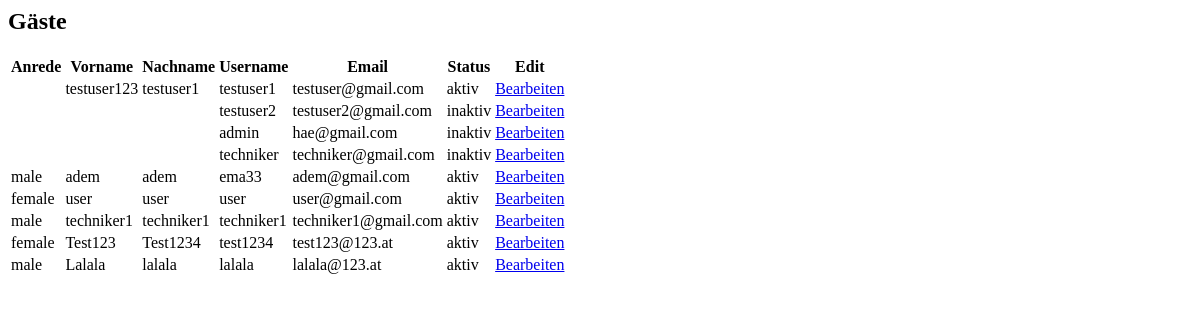
/userAdministration.php, run on an earlier commit of the app's database.
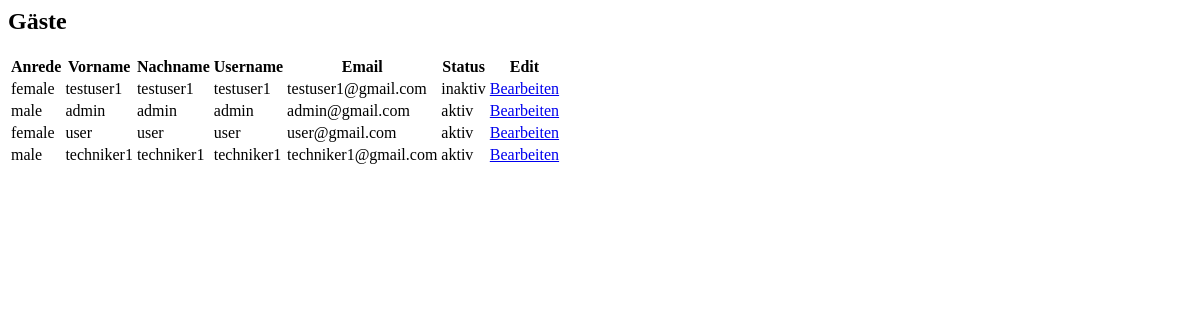
And on a later commit of the database.
### tables this page shows
CREATE TABLE `users` (
  `id` int(11) NOT NULL,
  `username` varchar(50) NOT NULL,
  `gender` varchar(15) DEFAULT NULL,
  `firstname` varchar(60) NOT NULL,
  `lastname` varchar(60) NOT NULL,
  `password` char(60) NOT NULL,
  `email` varchar(100) NOT NULL,
  `role` varchar(25) NOT NULL,
  `state` tinyint(1) NOT NULL
);

### userAdministration.php (the view)
<body>
    <div class = "container">
<?php
require_once ('dbaccess.php');
$sql = "SELECT * FROM users";
$result = $db_obj->query($sql);
echo "<h2>Gäste</h2>";
echo "<table class='table table-stripe'>";
echo "<tr>";
        echo "<th>Anrede</th>";
        echo "<th>Vorname</th>";
        echo "<th>Nachname</th>";
        echo "<th>Username</th>";
        echo "<th>Email</th>";
        echo "<th>Status</th>";
        echo "<th>Edit</th>";
    echo "</tr>";
while ($row = $result->fetch_assoc()) {
    $currState = $row['state'];
    if($currState=='0') {
        $currState = "aktiv";
    } elseif($currState=='1') {
        $currState = "inaktiv";
    }
    echo "<tr>";
        echo "<td>" . $row['gender'] . "</td>";
        echo "<td>" . $row['firstname'] . "</td>";
        echo "<td>" . $row['lastname'] . "</td>";
        echo "<td>" . $row['username'] . "</td>";
        echo "<td>" . $row['email'] . "</td>";
        echo "<td>" .  $currState . "</td>";
        echo "<td><a href=\"userEdit.php?id=". $row['id'] ."\" >Bearbeiten</a></td>";
    echo "</tr>";
    }
    echo "</table>";
?>
 </div>
</body>

What changed in the data, as far as the page shows it:
removed users: username "testuser2", email "testuser2@gmail.com", state "inaktiv"
removed users: username "admin", email "hae@gmail.com", state "inaktiv"
removed users: username "techniker", email "techniker@gmail.com", state "inaktiv"
removed users: gender "female", firstname "Test123", lastname "Test1234", username "test1234", email "test123@123.at", state "aktiv"
removed users: gender "male", firstname "Lalala", lastname "lalala", username "lalala", email "lalala@123.at", state "aktiv"
changed users "testuser1": gender (not shown) → "female"; firstname "testuser123" → "testuser1"; email "testuser@gmail.com" → "testuser1@gmail.com"; state "aktiv" → "inaktiv"
changed users: firstname "adem" → "admin"; lastname "adem" → "admin"; username "ema33" → "admin"; email "adem@gmail.com" → "admin@gmail.com"
